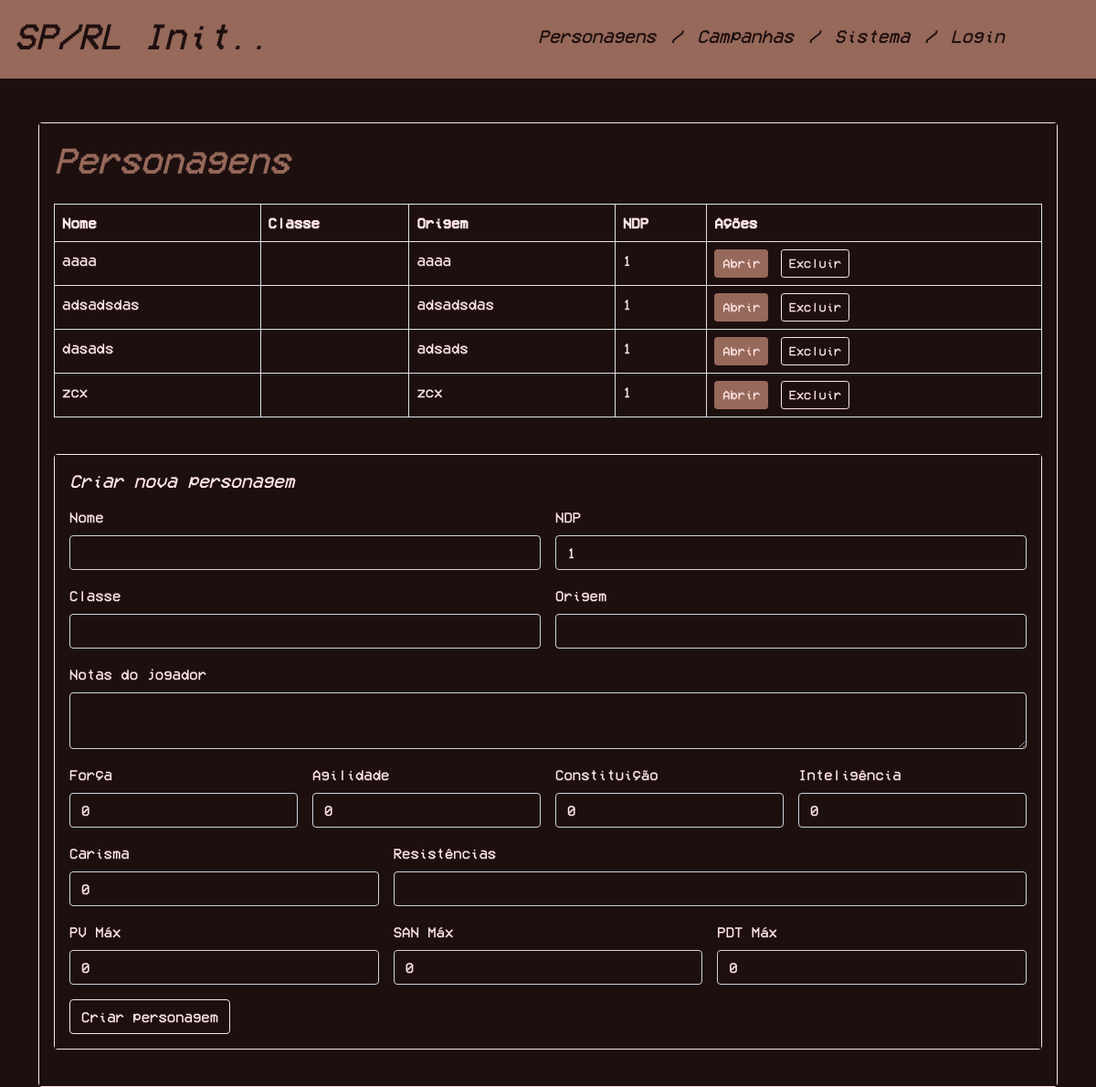
/personagens.php (signed in), run on an earlier commit of the app's database.
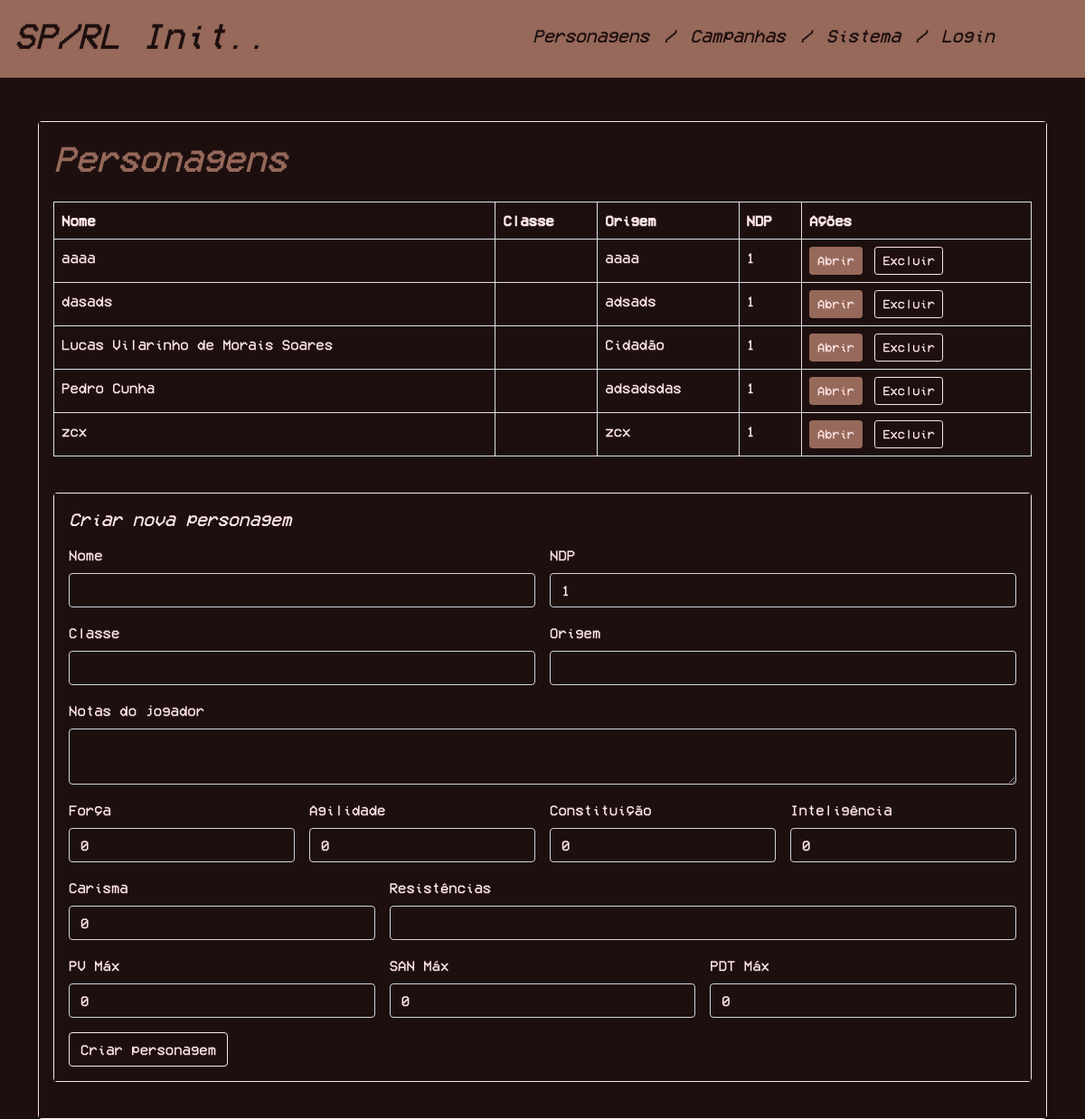
And on a later commit of the database.
### tables this page shows
CREATE TABLE `Personagem` (
  `id` int NOT NULL,
  `idUtilizador` int NOT NULL,
  `nome` varchar(100) NOT NULL,
  `ndp` int NOT NULL,
  `classe` varchar(20) DEFAULT NULL,
  `origem` varchar(50) NOT NULL,
  `notasPlayer` text,
  `forca` int NOT NULL,
  `agilidade` int NOT NULL,
  `constituicao` int NOT NULL,
  `inteligencia` int NOT NULL,
  `carisma` int NOT NULL,
  `resistencias` text,
  `pvAtual` int NOT NULL,
  `pvMax` int NOT NULL,
  `sanAtual` int NOT NULL,
  `sanMax` int NOT NULL,
  `pdtAtual` int NOT NULL,
  `pdtMax` int NOT NULL
);

### personagens.php (the view, shortened to what the changed rows need)
<?php
$user = $_SESSION['user'] ?? null;
$isLoggedIn = is_array($user) && !empty($user['id']);
$isAdmin = $isLoggedIn && (!empty($user['admin']) && $user['admin'] == 1);
$personagens = [];
if ($isLoggedIn) {
    try {
        $mysqli = get_db_connection();
        if ($isAdmin) {
            $stmt = $mysqli->prepare('SELECT * FROM Personagem ORDER BY nome');
        } else {
            $stmt = $mysqli->prepare('SELECT * FROM Personagem WHERE idUtilizador = ? ORDER BY nome');
            if ($stmt) {
                $stmt->bind_param('i', $user['id']);
            }
        }
        if (!$stmt->execute()) {
            throw new RuntimeException('Erro ao executar a consulta de personagens.');
        }
        $result = $stmt->get_result();
        if ($result) {
            while ($row = $result->fetch_assoc()) {
                $personagens[] = $row;
            }
        }
    } catch (Throwable $e) {
        error_log('Personagens page error: ' . $e->getMessage());
        $error = 'Não foi possível carregar as personagens. Tente novamente mais tarde.';
    }
}
?>
<!DOCTYPE html>
<html lang="pt">
    <head>
        <link rel="stylesheet" href="css/index.css">
        <link href="https://cdn.jsdelivr.net/npm/bootstrap@5.0.2/dist/css/bootstrap.min.css" rel="stylesheet">
    </head>
    <body>
        <?php include('templates/header.php'); ?>
        <div class="container mt-5">
            <div class="row justify-content-center">
                <div class="col-12">
                    <div class="card shadow-sm">
                        <div class="card-body">
                            <h1 class="card-title mb-4">Personagens</h1>
                            <?php if (!$isLoggedIn): ?>
                                <div class="alert alert-warning">
                                    Por favor, faça login primeiro para ver as suas personagens.
                                </div>
                            <?php else: ?>
                                <?php if (empty($personagens)): ?>
                                    <div class="alert alert-secondary">Nenhuma personagem encontrada.</div>
                                <?php else: ?>
                                    <div class="table-responsive mb-4">
                                        <table class="table table-bordered table-hover">
                                            <thead>
                                                <tr>
                                                    <th>Nome</th>
                                                    <th>Classe</th>
                                                    <th>Origem</th>
                                                    <th>NDP</th>
                                                    <th>Ações</th>
                                                </tr>
                                            </thead>
                                            <tbody>
                                                <?php foreach ($personagens as $personagem): ?>
                                                    <tr>
                                                        <td><?php echo htmlspecialchars($personagem['nome']); ?></td>
                                                        <td><?php echo htmlspecialchars($personagem['classe']); ?></td>
                                                        <td><?php echo htmlspecialchars($personagem['origem']); ?></td>
                                                        <td><?php echo htmlspecialchars($personagem['ndp']); ?></td>
                                                        <td>
                                                            <a class="btn btn-primary btn-sm" href="personagem.php?id=<?php echo urlencode($personagem['id']); ?>">Abrir</a>
                                                            <form method="post" class="d-inline ms-1" onsubmit="return confirm('Tem certeza que deseja excluir esta personagem?');">
                                                                <button type="submit" class="btn btn-danger btn-sm">Excluir</button>
                                                            </form>
                                                        </td>
                                                    </tr>
                                                <?php endforeach; ?>
                                            </tbody>
                                        </table>
                                    </div>
                                <?php endif; ?>
                                <div class="card mb-4">
                                    <div class="card-body">
                                        <h2 class="h5 mb-3">Criar nova personagem</h2>
                                    </div>
                                </div>
                                <?php endif; ?>
                        </div>
                    </div>
                </div>
            </div>
        </div>
    </body>
</html>

What changed in the data, as far as the page shows it:
shown differently, row unchanged: personagem "dasads": moves up the list
added personagem: nome "Lucas Vilarinho de Morais Soares", origem "Cidadão", ndp "1"
changed personagem "adsadsdas": nome "adsadsdas" → "Pedro Cunha"
